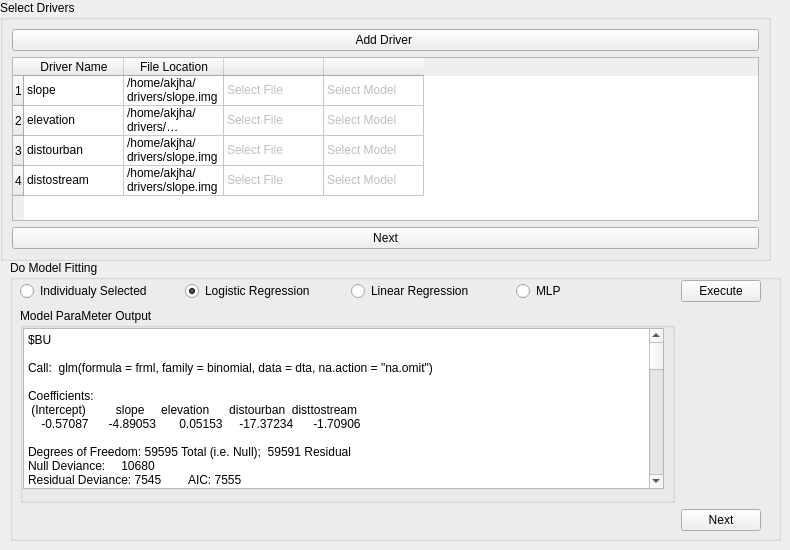
        <widget class="QWidget" name="DriverSelectionT0">
         <property name="enabled">
          <bool>true</bool>
         </property>
         <attribute name="title">
          <string>Driver Selection T0</string>
         </attribute>
         <widget class="QGroupBox" name="groupBox">
          <property name="enabled">
           <bool>true</bool>
          </property>
          <property name="geometry">
           <rect>
            <x>0</x>
            <y>0</y>
            <width>771</width>
            <height>261</height>
           </rect>
          </property>
          <property name="minimumSize">
           <size>
            <width>4</width>
            <height>3</height>
           </size>
          </property>
          <property name="title">
           <string>Select Drivers</string>
          </property>
          <layout class="QHBoxLayout" name="horizontalLayout">
           <item>
            <layout class="QVBoxLayout" name="verticalLayout">
             <item>
              <layout class="QGridLayout" name="gridLayout_7">
               <item row="0" column="0">
                <widget class="QPushButton" name="pushButton_16">
                 <property name="enabled">
                  <bool>true</bool>
                 </property>
                 <property name="text">
                  <string>Add Driver </string>
                 </property>
                </widget>
               </item>
               <item row="1" column="0">
                <layout class="QGridLayout" name="gridLayout_3">
                 <item row="1" column="1">
                  <widget class="QPushButton" name="pushButton_6">
                   <property name="text">
                    <string>Next</string>
                   </property>
                  </widget>
                 </item>
                 <item row="0" column="1">
                  <widget class="QTableWidget" name="tableWidget">
                   <property name="sortingEnabled">
                    <bool>false</bool>
                   </property>
                   <row>
                    <property name="text">
                     <string>1</string>
                    </property>
                   </row>
                   <row>
                    <property name="text">
                     <string>2</string>
                    </property>
                   </row>
                   <row>
                    <property name="text">
                     <string>3</string>
                    </property>
                   </row>
                   <row>
                    <property name="text">
                     <string>4</string>
                    </property>
                   </row>
                   <column>
                    <property name="text">
                     <string>Driver Name</string>
                    </property>
                   </column>
                   <column>
                    <property name="text">
                     <string>File Location</string>
                    </property>
                   </column>
                   <column>
                    <property name="text">
                     <string/>
                    </property>
                   </column>
                   <column>
                    <property name="text">
                     <string/>
                    </property>
                   </column>
                   <item row="0" column="0">
                    <property name="text">
                     <string>slope</string>
                    </property>
                   </item>
                   <item row="0" column="1">
                    <property name="text">
                     <string>/home/akjha/drivers/slope.img</string>
                    </property>
                    <property name="flags">
                     <set>NoItemFlags</set>
                    </property>
                   </item>
                   <item row="0" column="2">
                    <property name="text">
                     <string>Select File</string>
                    </property>
                    <property name="flags">
                     <set>ItemIsSelectable|ItemIsDragEnabled|ItemIsUserCheckable</set>
                    </property>
                   </item>
                   <item row="0" column="3">
                    <property name="text">
                     <string>Select Model</string>
                    </property>
                    <property name="flags">
                     <set>ItemIsSelectable|ItemIsDragEnabled|ItemIsUserCheckable</set>
                    </property>
                   </item>
                   <item row="1" column="0">
                    <property name="text">
                     <string>elevation</string>
                    </property>
                   </item>
                   <item row="1" column="1">
                    <property name="text">
                     <string>/home/akjha/drivers/elevation.img</string>
                    </property>
                    <property name="flags">
                     <set>NoItemFlags</set>
                    </property>
                   </item>
                   <item row="1" column="2">
                    <property name="text">
                     <string>Select File</string>
                    </property>
                    <property name="flags">
                     <set>ItemIsSelectable|ItemIsDragEnabled|ItemIsUserCheckable</set>
                    </property>
                   </item>
                   <item row="1" column="3">
                    <property name="text">
                     <string>Select Model</string>
                    </property>
                    <property name="flags">
                     <set>ItemIsSelectable|ItemIsDragEnabled|ItemIsUserCheckable</set>
                    </property>
                   </item>
                   <item row="2" column="0">
                    <property name="text">
                     <string>distourban</string>
                    </property>
                   </item>
                   <item row="2" column="1">
                    <property name="text">
                     <string>/home/akjha/drivers/slope.img</string>
                    </property>
                    <property name="flags">
                     <set>NoItemFlags</set>
                    </property>
                   </item>
                   <item row="2" column="2">
                    <property name="text">
                     <string>Select File</string>
                    </property>
                    <property name="flags">
                     <set>ItemIsSelectable|ItemIsDragEnabled|ItemIsUserCheckable</set>
                    </property>
                   </item>
                   <item row="2" column="3">
                    <property name="text">
                     <string>Select Model</string>
                    </property>
                    <property name="flags">
                     <set>ItemIsSelectable|ItemIsDragEnabled|ItemIsUserCheckable</set>
                    </property>
                   </item>
                   <item row="3" column="0">
                    <property name="text">
                     <string>distostream</string>
                    </property>
                   </item>
                   <item row="3" column="1">
                    <property name="text">
                     <string>/home/akjha/drivers/slope.img</string>
                    </property>
                    <property name="flags">
                     <set>NoItemFlags</set>
                    </property>
                   </item>
                   <item row="3" column="2">
                    <property name="text">
                     <string>Select File</string>
                    </property>
                    <property name="flags">
                     <set>ItemIsSelectable|ItemIsDragEnabled|ItemIsUserCheckable</set>
                    </property>
                   </item>
                   <item row="3" column="3">
                    <property name="text">
                     <string>Select Model</string>
                    </property>
                    <property name="flags">
                     <set>ItemIsSelectable|ItemIsDragEnabled|ItemIsUserCheckable</set>
                    </property>
                   </item>
                  </widget>
                 </item>
                </layout>
               </item>
              </layout>
             </item>
            </layout>
           </item>
          </layout>
         </widget>
         <widget class="QWidget" name="verticalLayoutWidget_4">
          <property name="geometry">
           <rect>
            <x>10</x>
            <y>260</y>
            <width>771</width>
            <height>281</height>
           </rect>
          </property>
          <layout class="QVBoxLayout" name="verticalLayout_5">
           <item>
            <widget class="QGroupBox" name="groupBox_2">
             <property name="title">
              <string>Do Model Fitting</string>
             </property>
             <widget class="QWidget" name="gridLayoutWidget_4">
              <property name="geometry">
               <rect>
                <x>10</x>
                <y>20</y>
                <width>741</width>
                <height>251</height>
               </rect>
              </property>
              <layout class="QGridLayout" name="gridLayout_9">
               <item row="1" column="1">
                <widget class="QPushButton" name="pushButton_17">
                 <property name="text">
                  <string>Execute</string>
                 </property>
                </widget>
               </item>
               <item row="4" column="1">
                <widget class="QPushButton" name="pushButton_19">
                 <property name="text">
                  <string>Next</string>
                 </property>
                </widget>
               </item>
               <item row="4" column="0">
                <spacer name="horizontalSpacer_6">
                 <property name="orientation">
                  <enum>Qt::Horizontal</enum>
                 </property>
                 <property name="sizeHint" stdset="0">
                  <size>
                   <width>40</width>
                   <height>20</height>
                  </size>
                 </property>
                </spacer>
               </item>
               <item row="2" column="0" rowspan="2">
                <widget class="QGroupBox" name="groupBox_3">
                 <property name="title">
                  <string>Model ParaMeter Output</string>
                 </property>
                 <widget class="QPlainTextEdit" name="plainTextEdit_2">
                  <property name="enabled">
                   <bool>true</bool>
                  </property>
                  <property name="geometry">
                   <rect>
                    <x>3</x>
                    <y>20</y>
                    <width>641</width>
                    <height>161</height>
                   </rect>
                  </property>
                  <property name="frameShape">
                   <enum>QFrame::StyledPanel</enum>
                  </property>
                  <property name="verticalScrollBarPolicy">
                   <enum>Qt::ScrollBarAlwaysOn</enum>
                  </property>
                  <property name="lineWrapMode">
                   <enum>QPlainTextEdit::WidgetWidth</enum>
                  </property>
                  <property name="plainText">
                   <string>$BU

Call:  glm(formula = frml, family = binomial, data = dta, na.action = &quot;na.omit&quot;)

Coefficients:
 (Intercept)         slope     elevation      distourban  disttostream  
    -0.57087      -4.89053       0.05153     -17.37234      -1.70906  

Degrees of Freedom: 59595 Total (i.e. Null);  59591 Residual
Null Deviance:	    10680 
Residual Deviance: 7545 	AIC: 7555 

$DBF

Call:  glm(formula = frml, family = binomial, data = dta, na.action = &quot;na.omit&quot;)

Coefficients:
 (Intercept)         slope     elevation      distoueb  disttostream  
       7.987       -34.403       -21.125        -2.261         6.107  

Degrees of Freedom: 59595 Total (i.e. Null);  59591 Residual
Null Deviance:	    80660 
Residual Deviance: 46930 	AIC: 46940 

$class_2

Call:  glm(formula = frml, family = binomial, data = dta, na.action = &quot;na.omit&quot;)

Coefficients:
 (Intercept)         slope     elevation      distoueb  disttostream  
   -12.20462      21.68842      27.38513       0.38717      -0.06995  

Degrees of Freedom: 59595 Total (i.e. Null);  59591 Residual
Null Deviance:	    57860 
Residual Deviance: 21460 	AIC: 21470 

$class_3

Call:  glm(formula = frml, family = binomial, data = dta, na.action = &quot;na.omit&quot;)

Coefficients:
 (Intercept)         slope     elevation      distoueb  disttostream  
     -4.3284      -14.1903        5.2027       -0.7028       -3.8388  

Degrees of Freedom: 59595 Total (i.e. Null);  59591 Residual
Null Deviance:	    13500 
Residual Deviance: 12930 	AIC: 12940 

$class_4

Call:  glm(formula = frml, family = binomial, data = dta, na.action = &quot;na.omit&quot;)

Coefficients:
 (Intercept)         slope     elevation      distoueb  disttostream  
      -49.82        -61.62        -38.16         59.76         26.86  

Degrees of Freedom: 59595 Total (i.e. Null);  59591 Residual
Null Deviance:	    103.9 
Residual Deviance: 50.08 	AIC: 60.08 

$class_5

Call:  glm(formula = frml, family = binomial, data = dta, na.action = &quot;na.omit&quot;)

Coefficients:
 (Intercept)         slope     elevation      distoueb  disttostream  
      -8.341       -21.818        12.360        -6.098        -5.947  

Degrees of Freedom: 59595 Total (i.e. Null);  59591 Residual
Null Deviance:	    892.6 
Residual Deviance: 792.2 	AIC: 802.2 

$class_6

Call:  glm(formula = frml, family = binomial, data = dta, na.action = &quot;na.omit&quot;)

Coefficients:
 (Intercept)         slope     elevation      distoueb  disttostream  
     -3.8802       -6.2561        0.8099        2.2640        0.9813  

Degrees of Freedom: 59595 Total (i.e. Null);  59591 Residual
Null Deviance:	    28320 
Residual Deviance: 27090 	AIC: 27100 

$class_7

Call:  glm(formula = frml, family = binomial, data = dta, na.action = &quot;na.omit&quot;)

Coefficients:
 (Intercept)         slope     elevation      distoueb  disttostream  
      0.2006        5.8160      -13.2106        2.0149       -7.7734  

Degrees of Freedom: 59595 Total (i.e. Null);  59591 Residual
Null Deviance:	    13850 
Residual Deviance: 11840 	AIC: 11850 

$class_8

Call:  glm(formula = frml, family = binomial, data = dta, na.action = &quot;na.omit&quot;)

Coefficients:
 (Intercept)         slope     elevation      distoueb  disttostream  
      1.9138       -4.2583       -0.7237        0.6141     -206.6887  

Degrees of Freedom: 59595 Total (i.e. Null);  59591 Residual
Null Deviance:	    35680 
Residual Deviance: 8416 	AIC: 8426 
</string>
                  </property>
                 </widget>
                </widget>
               </item>
               <item row="1" column="0">
                <layout class="QGridLayout" name="gridLayout_8">
                 <item row="1" column="3">
                  <widget class="QRadioButton" name="radioButton_3">
                   <property name="text">
                    <string>MLP</string>
                   </property>
                  </widget>
                 </item>
                 <item row="1" column="0">
                  <widget class="QRadioButton" name="radioButton_2">
                   <property name="text">
                    <string>Individualy Selected</string>
                   </property>
                  </widget>
                 </item>
                 <item row="1" column="1">
                  <widget class="QRadioButton" name="radioButton">
                   <property name="text">
                    <string>Logistic Regression</string>
                   </property>
                   <property name="checked">
                    <bool>true</bool>
                   </property>
                  </widget>
                 </item>
                 <item row="1" column="2">
                  <widget class="QRadioButton" name="radioButton_4">
                   <property name="text">
                    <string>Linear Regression</string>
                   </property>
                  </widget>
                 </item>
                </layout>
               </item>
              </layout>
             </widget>
            </widget>
           </item>
          </layout>
         </widget>
        </widget>
